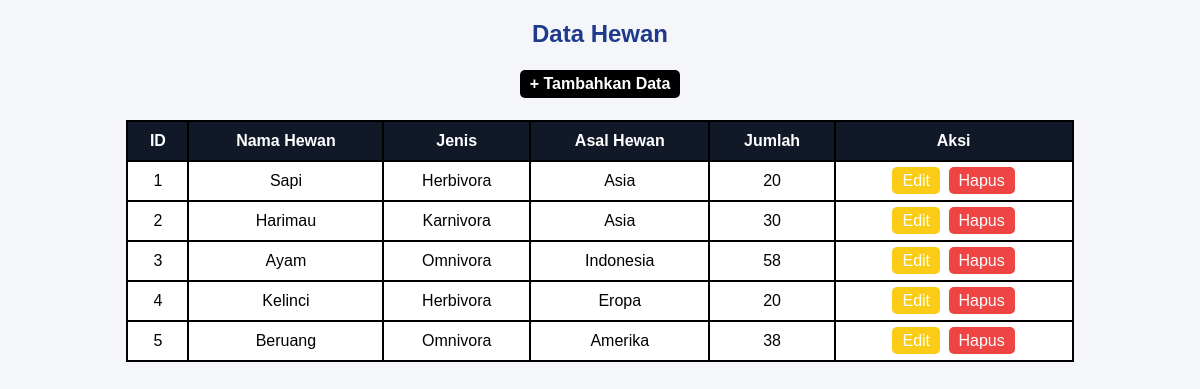
The page / on the database its author committed.
### tables this page shows
CREATE TABLE `db_hewan` (
  `Id` int(11) NOT NULL,
  `Nama_hewan` varchar(50) NOT NULL,
  `Jenis_hewan` varchar(20) NOT NULL,
  `Asal` varchar(50) NOT NULL,
  `Jumlah` int(11) NOT NULL
);

### index.php (the view, shortened to what this page needs)
<?php
include "config.php";
?>
<!DOCTYPE html>
<html lang="id">
<head>
</head>
<body>
    <h2>Data Hewan</h2>
    <a href="tambah.php" class="btn tambah">+ Tambahkan Data</a>
    <table>
        <tr>
            <th>ID</th>
            <th>Nama Hewan</th>
            <th>Jenis</th>
            <th>Asal Hewan</th>
            <th>Jumlah</th>
            <th>Aksi</th>
        </tr>
        <?php
        $query = mysqli_query($conn, "SELECT * FROM db_hewan");
        while ($row = mysqli_fetch_assoc($query)) {
            echo "<tr>
                    <td>".$row['Id']."</td>
                    <td>".$row['Nama_hewan']."</td>
                    <td>".$row['Jenis_hewan']."</td>
                    <td>".$row['Asal']."</td>
                    <td>".$row['Jumlah']."</td>
                    <td class='aksi'>
                        <a href='edit.php?id=".$row['Id']."' class='btn edit'>Edit</a>
                        <a href='hapus.php?id=".$row['Id']."' class='btn hapus' onclick='return confirm(\"Yakin hapus data?\")'>Hapus</a>
                    </td>
                  </tr>";
        }
        ?>
    </table>
</body>
</html>

### index.php (style rules this page uses)
body { font-family: Arial, sans-serif; background: #f5f6fa; text-align: center; }
h2 { margin-top: 20px; color: #1e3a8a; }
table { margin: 20px auto; border-collapse: collapse; width: 80%; background: white; }
th, td { border: 2px solid #000; padding: 10px; text-align: center; }
th { background-color: #111827; color: white; }
td { background-color: #ffffff; color: black; }
a.btn { padding: 5px 10px; border-radius: 5px; text-decoration: none; color: white; margin: 2px; }
.edit { background: #facc15; }
.hapus { background: #ef4444; }
.tambah { background: black; padding: 8px 15px; font-weight: bold; display: inline-block; margin-bottom: 15px; }
td.aksi { background-color: white; }

### rows shown on the page
db_hewan: Id "1", Nama_hewan "Sapi", Jenis_hewan "Herbivora", Asal "Asia", Jumlah "20"
db_hewan: Id "2", Nama_hewan "Harimau", Jenis_hewan "Karnivora", Asal "Asia", Jumlah "30"
db_hewan: Id "3", Nama_hewan "Ayam", Jenis_hewan "Omnivora", Asal "Indonesia", Jumlah "58"
db_hewan: Id "4", Nama_hewan "Kelinci", Jenis_hewan "Herbivora", Asal "Eropa", Jumlah "20"
db_hewan: Id "5", Nama_hewan "Beruang", Jenis_hewan "Omnivora", Asal "Amerika", Jumlah "38"
